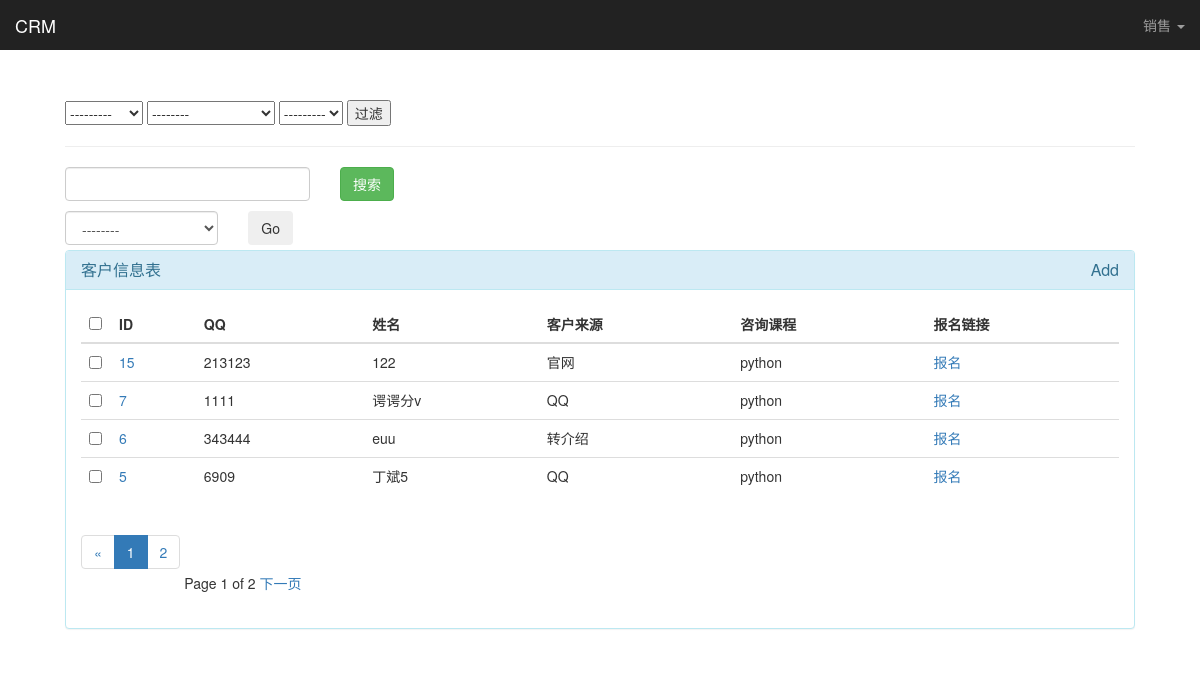
The page /king_admin/crm/customer (signed in) on the database as committed earlier.
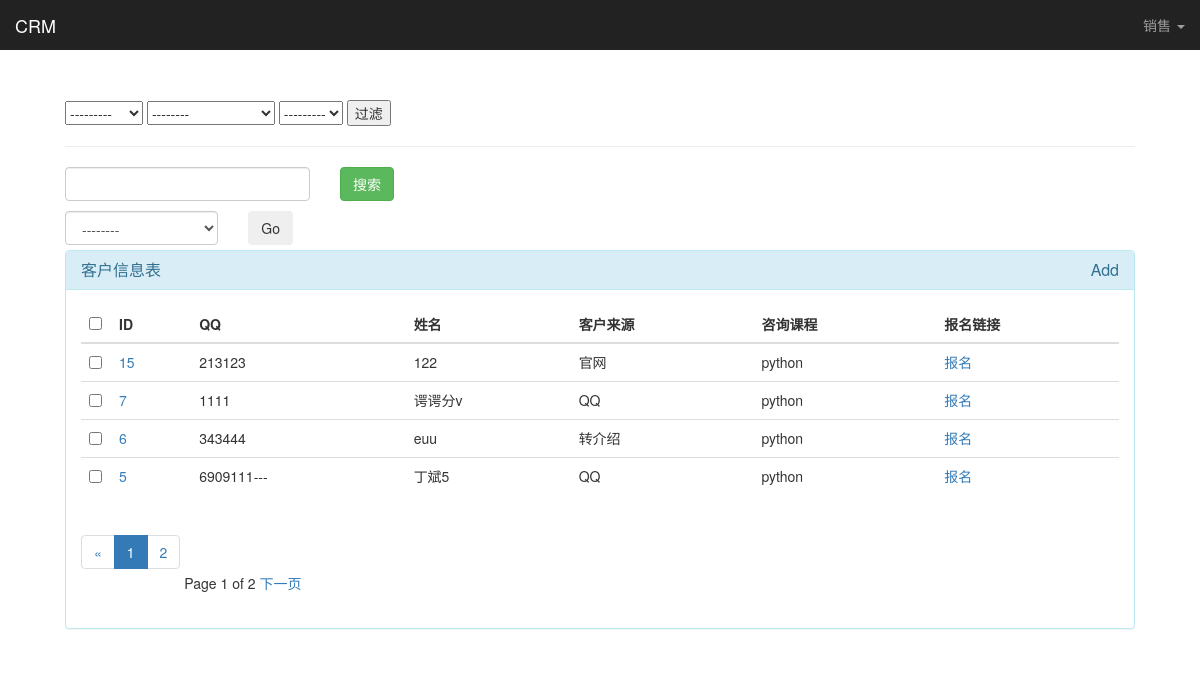
The same page on the database as committed later.
### crm/models.py (models this page shows)
class Customer(models.Model):
    name = models.CharField(max_length=32,blank=True,null=True,verbose_name='姓名')
    qq = models.CharField(max_length=64,unique=True)
    qq_name = models.CharField(max_length=64,blank=True,null=True,verbose_name='qq姓名')
    phone = models.CharField(max_length=64,blank=True,null=True,verbose_name='电话号码')
    source_choices = ((0,'转介绍'),
                      (1,'QQ'),
                      (2,'官网'),
                      (3,'百度推广'),
                      (4,'51CTO'),
                      (5,'知乎'),
                      (6,'市场推广'),
                      )
    source = models.SmallIntegerField(choices=source_choices,verbose_name='客户来源')
    referral_from = models.CharField(verbose_name="转介绍人QQ",max_length=64,blank=True,null=True)
    consult_course = models.ForeignKey("Course",verbose_name="咨询课程",on_delete=models.CASCADE)
    content = models.TextField(verbose_name="咨询详情")
    tags = models.ManyToManyField("Tag",blank=True,null=True)
    consultant = models.ForeignKey("UserProfile",on_delete=models.CASCADE)
    '''memo备注'''
    memo = models.TextField(blank=True,null=True)
    date = models.DateTimeField(auto_now_add=True)
    def __str__(self):
        return self.qq
    class Meta:
        verbose_name = "客户信息表"

class Course(models.Model):
    name = models.CharField(max_length=64,unique=True)
    price = models.PositiveSmallIntegerField()
    period = models.PositiveSmallIntegerField(verbose_name="周期")
    outline = models.TextField()
    def __str__(self):
        return self.name

### king_admin/views.py (the view, shortened to what this page needs)
# urls.py: re_path(r'^(\w+)/(\w+)$',views.display_table_objs,name="table_jj"),
@login_required
def display_table_objs(request,app_name,tables_name):
    admin_class = king_admin.enable_admins[app_name][tables_name]
    querysets = admin_class.model.objects.all()
    querysets,filter_condtions = get_filter_result(request,querysets)
    querysets = table_search(request,admin_class,querysets)
    admin_class.filter_condtions = filter_condtions
    paginator = Paginator(querysets,4) #分页，每页4条数据
    page = request.GET.get('_page')
    try:
        querysets = paginator.page(page)
    except PageNotAnInteger:
        querysets = paginator.page(1)
    except EmptyPage:
        querysets = paginator.page(paginator.num_pages)
    return render(request,"king_admin/table_object.html",{'admin_class':admin_class,
                                                          'querysets':querysets,
                                                          "filter_condtions":filter_condtions,
                                                          "search_text":request.GET.get('_q',''),
                                                          }
                  )

### king_admin/king_admin.py (called while the page is built)
    def enroll(self):
        name = '报名'
        return '''<a href=/crm/customer/%s/enrollment/>报名</a>''' %self.instance.id

### king_admin/templatetags/tags.py (called while the page is built)
@register.simple_tag
def render_paginator(querysets):
    ele = '''
            <ul class="pagination">
             <li class=""><a href="#" >&laquo</a></li>
    '''
    if querysets.has_previous():
        ele = '''
        <ul class="pagination">
        <li class=""><a href="?_page=%s" >&laquo</a></li>
         ''' % querysets.previous_page_number()
    for i in querysets.paginator.page_range:
        if abs(querysets.number - i) < 2:
            active = ''
            if querysets.number == i :
                active = 'active'
            p_ele = '''
            <li class="%s"><a href="?_page=%s">%s </a></li>

            ''' % (active,i,i)
            ele += p_ele
    ele += '</ul>'
    return mark_safe(ele)

@register.simple_tag
def get_model_name(admin_class):
    return admin_class.model._meta.verbose_name

@register.simple_tag
def get_action_verbose_name (admin_class, action):
    action_name = getattr(admin_class,action)
    return action_name.display_name if hasattr(action_name,'display_name') else action

### templates/king_admin/table_object.html (shortened to what this page needs)
{% extends 'king_admin/index.html' %}
{% load tags %}
{% block container %}
    <div>
       <form>
           {% for filter_column in admin_class.list_filter %}
              {% build_filter_ele filter_column  admin_class%}
           {% endfor %}
           <input type="submit" value="过滤">
           <hr>
       <div class="row">
           <div class="col-lg-3">
               <input type="search" class="form-control" name="_q", value="{{ search_text }}">
           </div>
           <div class="col-lg-2">
               <button type="submit" class="btn btn-success">搜索</button>
           </div>
       </div>
       </form>
    <div class="row" style="margin-top: 10px" >
        <form onsubmit="return ActionSubmit(this)" method="post">{% csrf_token %}
            <div class="col-lg-2">
               <select id="action_list" name="action" class="form-control">
                   <option value="">--------</option>
               </select>
           </div>
            <div class="col-lg-1">
                 <button type="submit" class="btn" >Go</button>
            </div>
        </form>
    </div>
    </div>
    <div class="panel panel-info" style="margin-top: 5px">
        <div class="panel-heading">
            <h3 class="panel-title">{% get_model_name admin_class %}
                <a href="{{ request.path }}/add/" class="pull-right">Add</a>
            </h3>
        </div>
        <div class="panel-body">
            <table class="table table-hover">
                <thead>
                   <tr>
                       <th width="30px"><input type="checkbox" onclick="CheckAllToggle(this)"></th>
                       {% for colum in admin_class.list_display  %}
                       <th>{% getverbosname admin_class colum request querysets %} </th>
                       {% endfor %}
                   </tr>
                <tbody>
                       {% for obj in querysets %}
                           <tr>
                              <td><input type="checkbox" tag="obj_checkbox" value="{{ obj.id }}"></td>
                               {% build_table_row request obj admin_class %}
                           </tr>
                       {% endfor %}
                </tbody>
                </thead>
            </table>
             {% render_paginator querysets %}
        <div class="pagination">
            <span class="step-links">
                 <span class="current">
                     Page {{ querysets.number }} of {{ querysets.paginator.num_pages}}
                 </span>
                  {% if querysets.has_next %}
                   <a href="?_page={{ querysets.next_page_number }}">下一页</a>
                   {% endif %}
            </span>
        </div>
        </div>
    </div>
{% endblock %}

Rows that differ between the two databases and show on the page:
changed Customer: id+qq+name "5 6909 丁斌5 QQ python 报名" → "5 6909111--- 丁斌5 QQ python 报名"
